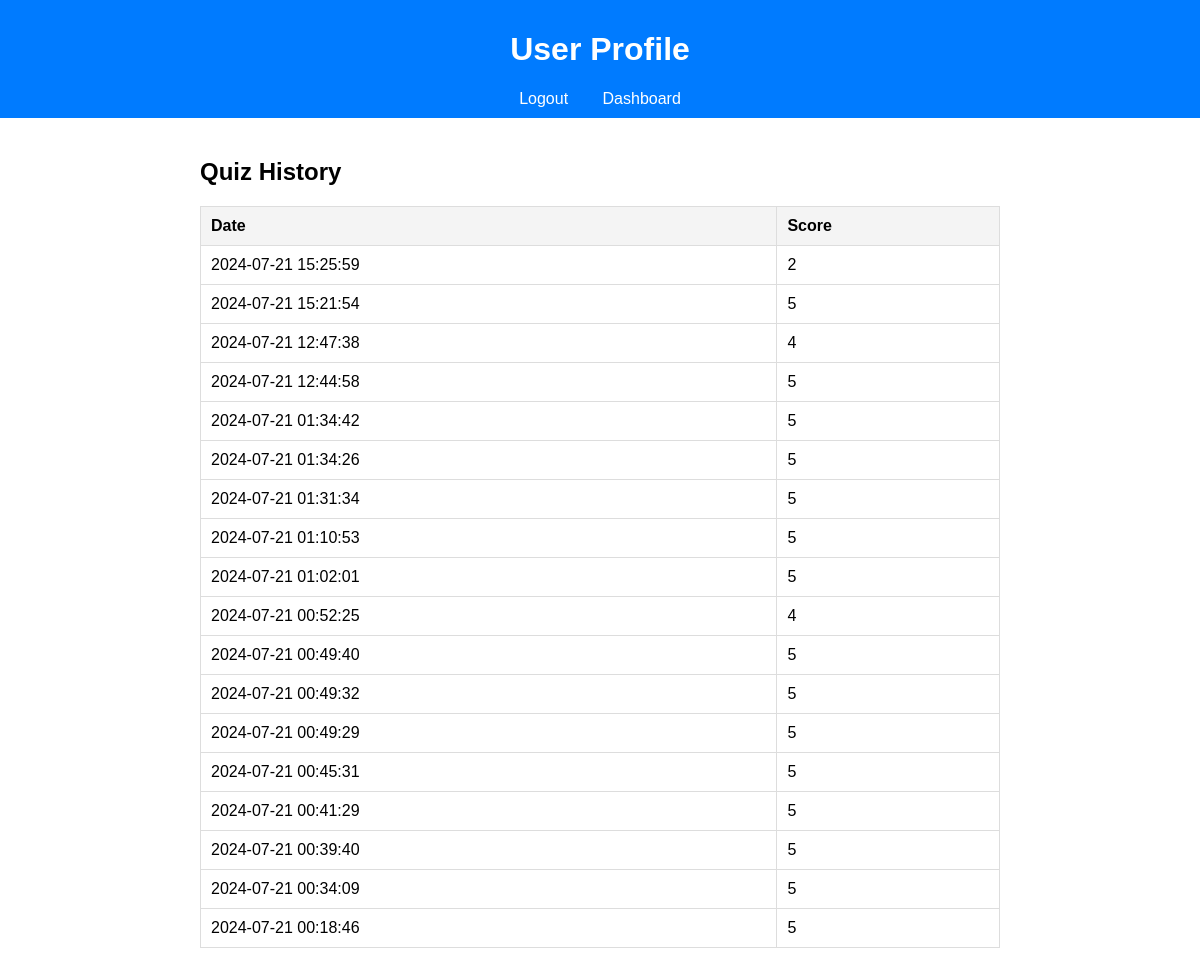
The app's page /profile (signed in) with its own data.
### app.py (models this page shows)
class QuizResult(db.Model):
    id = db.Column(db.Integer, primary_key=True)
    user_id = db.Column(db.Integer, db.ForeignKey('user.id'), nullable=False)
    score = db.Column(db.Integer, nullable=False)
    date = db.Column(db.DateTime, default=db.func.current_timestamp())

### app.py (the view)
@app.route("/profile")
@login_required
def profile():
    quiz_results = QuizResult.query.filter_by(user_id=current_user.id).order_by(QuizResult.date.desc()).all()
    return render_template('profile.html', quiz_results=quiz_results)

### app.py (called while the page is built)
@login_manager.user_loader
def load_user(user_id):
    return User.query.get(int(user_id))

### templates/profile.html (shortened to what this page needs)
<!DOCTYPE html>
<html lang="en">
<head>
     <link rel="stylesheet" type="text/css" href="{{ url_for('static', filename='css/profile.css') }}">
</head>
<body>
    <header>
        <h1>User Profile</h1>
        <a href="{{ url_for('logout') }}">Logout</a>
        <a href="{{ url_for('dashboard') }}">Dashboard</a>
    </header>
    <main>
        <h2>Quiz History</h2>
        {% if quiz_results %}
            <table>
                <thead>
                    <tr>
                        <th>Date</th>
                        <th>Score</th>
                    </tr>
                </thead>
                <tbody>
                    {% for result in quiz_results %}
                        <tr>
                            <td>{{ result.date.strftime('%Y-%m-%d %H:%M:%S') }}</td>
                            <td>{{ result.score }}</td>
                        </tr>
                    {% endfor %}
                </tbody>
            </table>
        {% else %}
            <p>No quiz results found.</p>
        {% endif %}
    </main>
</body>
</html>

### static/css/profile.css (style rules this page uses)
body { font-family: Arial, sans-serif; margin: 0; padding: 0; }
header { background: #007bff; color: #fff; padding: 10px; text-align: center; }
header a { color: #fff; margin: 0 15px; text-decoration: none; }
main { padding: 20px; max-width: 800px; margin: 0 auto; }
table { width: 100%; border-collapse: collapse; }
table, th, td { border: 1px solid #ddd; }
th, td { padding: 10px; text-align: left; }
th { background: #f4f4f4; }

### records on screen
QuizResult: date "2024-07-21 15:25:59", score "2"
QuizResult: date "2024-07-21 15:21:54", score "5"
QuizResult: date "2024-07-21 12:47:38", score "4"
QuizResult: date "2024-07-21 12:44:58", score "5"
QuizResult: date "2024-07-21 01:34:42", score "5"
QuizResult: date "2024-07-21 01:34:26", score "5"
QuizResult: date "2024-07-21 01:31:34", score "5"
QuizResult: date "2024-07-21 01:10:53", score "5"
QuizResult: date "2024-07-21 01:02:01", score "5"
QuizResult: date "2024-07-21 00:52:25", score "4"
QuizResult: date "2024-07-21 00:49:40", score "5"
QuizResult: date "2024-07-21 00:49:32", score "5"
QuizResult: date "2024-07-21 00:49:29", score "5"
QuizResult: date "2024-07-21 00:45:31", score "5"
QuizResult: date "2024-07-21 00:41:29", score "5"
QuizResult: date "2024-07-21 00:39:40", score "5"
QuizResult: date "2024-07-21 00:34:09", score "5"
QuizResult: date "2024-07-21 00:18:46", score "5"
